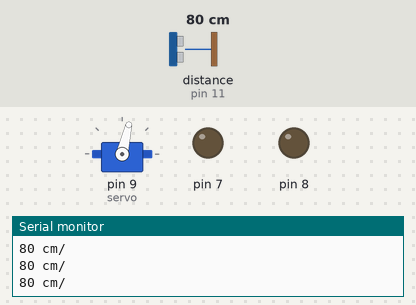
Bench run of a sketch on a simulated Arduino Uno, built with avr-gcc and run on an emulated ATmega328P. Shown: servo, output pins drawn as LEDs (lit = HIGH), the last lines printed to the serial monitor. Wiring (inferred from the names in the program): ultrasonic range finder: trigger pin 12; echo pin 11. Dashed ring = blinking. Inputs (shaded band) come from the test bench; at power-on: distance to the obstacle (sensor on pin 11) 80 cm. The echo pulse lasts 58.3 µs per cm; pins used as bus, display or sensor lines are not drawn.

Above: at 1.2 s.
1.3 s: distance to the obstacle (sensor on pin 11) set to 2 cm
At 1.9 s:
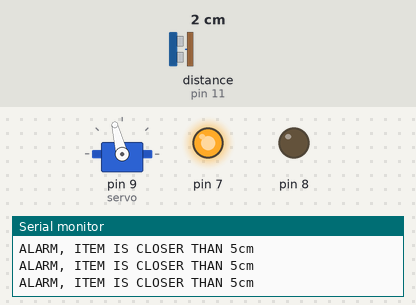
4.3 s: distance to the obstacle (sensor on pin 11) set to 9 cm
At 4.9 s:
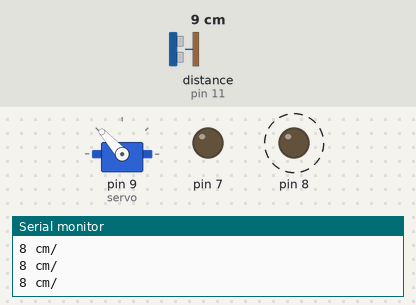
7.3 s: distance to the obstacle (sensor on pin 11) set to 18 cm
10.3 s: distance to the obstacle (sensor on pin 11) set to 4 cm
At 10.8 s:
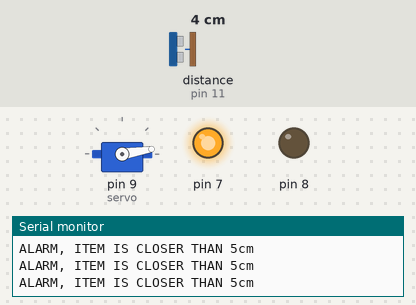
13.3 s: distance to the obstacle (sensor on pin 11) set to 7 cm
At 15.2 s:
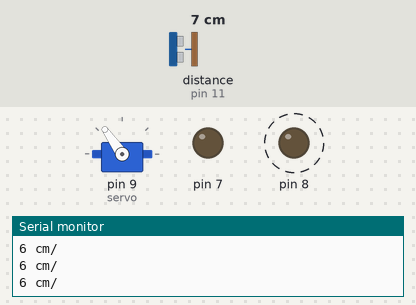
Timing chart, 0 to 17.3 s (numbered marks = the images above; inputs shaded):
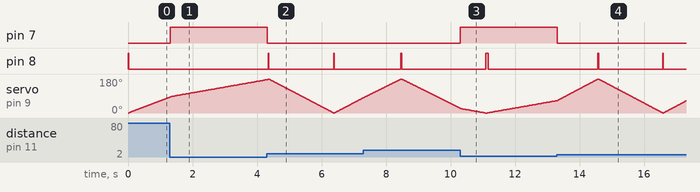

The sketch:

sketch_radar_dva_dioda.ino
```cpp
#include <Servo.h>
Servo servo;
#define TRIGGER_PIN 12
#define ECHO_PIN 11

void setup() {
  pinMode(7,OUTPUT);
  pinMode(8,OUTPUT);
  servo.attach(9);
  Serial.begin(9600);
  pinMode(TRIGGER_PIN, OUTPUT);
  pinMode(ECHO_PIN, INPUT);
}

void loop() {
  int i, j;
  if(i == 0){
    for(; i < 181; i++){
        servoMove(i);
    }
  }
  if(i = 180){
    for(i == 180; i >= 0; i--){
        servoMove(i);
    }
  }
}

  void servoMove(int a){
    int dur, dis;
        servo.write(a);
        digitalWrite(TRIGGER_PIN, LOW);
        delayMicroseconds(2);


        digitalWrite(TRIGGER_PIN, HIGH);
        delayMicroseconds(10);

        digitalWrite(TRIGGER_PIN, LOW);
        dur = pulseIn(ECHO_PIN, HIGH);
        dis = dur / 58;

        if(dis < 5){// MUST BE 5cm
          digitalWrite(7,HIGH);
          Serial.println("ALARM, ITEM IS CLOSER THAN 5cm");
        }else{
          digitalWrite(7,LOW);
          Serial.print(dis);
          Serial.println(" cm/");
        }

        if(a == 0){
          digitalWrite(8,HIGH);
        }else{
          digitalWrite(8,LOW);
             if(a == 180){
                digitalWrite(8,HIGH);
             }
        }

        delay(10);
    }
```

Measured:
- the behaviour switches between 5 and 6 cm on distance to the obstacle (sensor on pin 11) (found by bisection; images 3 and 4)
- after the input at 1.3 s, pin 7: LOW → HIGH at once; pin 8: stays LOW (without the input it goes to HIGH after 1.5 s)
- after the input at 4.3 s, pin 7: HIGH → LOW at once
- after the input at 10.3 s, pin 7: LOW → HIGH at once
- after the input at 13.3 s, pin 7: HIGH → LOW at once
